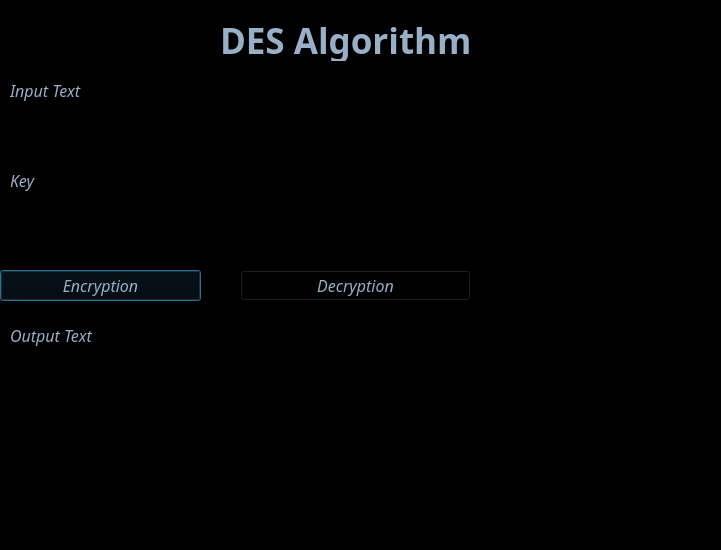
<?xml version="1.0" encoding="UTF-8"?>
<ui version="4.0">
 <class>Dialog</class>
 <widget class="QDialog" name="Dialog">
  <property name="geometry">
   <rect>
    <x>0</x>
    <y>0</y>
    <width>721</width>
    <height>550</height>
   </rect>
  </property>
  <property name="font">
   <font>
    <family>Italic Outline Art</family>
   </font>
  </property>
  <property name="windowTitle">
   <string>Dialog</string>
  </property>
  <property name="styleSheet">
   <string notr="true">color: rgb(152, 175, 199);
background-color: rgb(0, 0, 0);</string>
  </property>
  <widget class="QLabel" name="label_2">
   <property name="geometry">
    <rect>
     <x>220</x>
     <y>20</y>
     <width>251</width>
     <height>41</height>
    </rect>
   </property>
   <property name="font">
    <font>
     <family>Freestyle Script</family>
     <pointsize>26</pointsize>
     <weight>75</weight>
     <italic>false</italic>
     <bold>true</bold>
    </font>
   </property>
   <property name="text">
    <string>DES Algorithm</string>
   </property>
  </widget>
  <widget class="QLineEdit" name="key">
   <property name="geometry">
    <rect>
     <x>0</x>
     <y>200</y>
     <width>491</width>
     <height>41</height>
    </rect>
   </property>
   <property name="font">
    <font>
     <pointsize>10</pointsize>
    </font>
   </property>
  </widget>
  <widget class="QLineEdit" name="input">
   <property name="geometry">
    <rect>
     <x>0</x>
     <y>110</y>
     <width>491</width>
     <height>41</height>
    </rect>
   </property>
   <property name="font">
    <font>
     <pointsize>12</pointsize>
    </font>
   </property>
  </widget>
  <widget class="QLabel" name="label_4">
   <property name="geometry">
    <rect>
     <x>10</x>
     <y>80</y>
     <width>111</width>
     <height>21</height>
    </rect>
   </property>
   <property name="font">
    <font>
     <family>Lucida Sans</family>
     <pointsize>12</pointsize>
     <italic>true</italic>
    </font>
   </property>
   <property name="text">
    <string>Input Text</string>
   </property>
  </widget>
  <widget class="QLabel" name="label_5">
   <property name="geometry">
    <rect>
     <x>10</x>
     <y>320</y>
     <width>111</width>
     <height>31</height>
    </rect>
   </property>
   <property name="font">
    <font>
     <family>Lucida Sans</family>
     <pointsize>12</pointsize>
     <italic>true</italic>
    </font>
   </property>
   <property name="text">
    <string>Output Text</string>
   </property>
  </widget>
  <widget class="QLabel" name="label_6">
   <property name="geometry">
    <rect>
     <x>10</x>
     <y>170</y>
     <width>51</width>
     <height>21</height>
    </rect>
   </property>
   <property name="font">
    <font>
     <family>Lucida Sans</family>
     <pointsize>12</pointsize>
     <italic>true</italic>
    </font>
   </property>
   <property name="text">
    <string>Key</string>
   </property>
  </widget>
  <widget class="QTextEdit" name="output">
   <property name="geometry">
    <rect>
     <x>0</x>
     <y>360</y>
     <width>491</width>
     <height>111</height>
    </rect>
   </property>
   <property name="font">
    <font>
     <pointsize>16</pointsize>
    </font>
   </property>
  </widget>
  <widget class="QPushButton" name="e">
   <property name="geometry">
    <rect>
     <x>0</x>
     <y>270</y>
     <width>201</width>
     <height>31</height>
    </rect>
   </property>
   <property name="font">
    <font>
     <family>Lucida Sans</family>
     <pointsize>12</pointsize>
     <italic>true</italic>
    </font>
   </property>
   <property name="text">
    <string>Encryption</string>
   </property>
  </widget>
  <widget class="QPushButton" name="d">
   <property name="geometry">
    <rect>
     <x>240</x>
     <y>270</y>
     <width>231</width>
     <height>31</height>
    </rect>
   </property>
   <property name="font">
    <font>
     <family>Lucida Sans</family>
     <pointsize>12</pointsize>
     <italic>true</italic>
    </font>
   </property>
   <property name="text">
    <string>Decryption</string>
   </property>
  </widget>
 </widget>
 <resources/>
 <connections/>
</ui>
